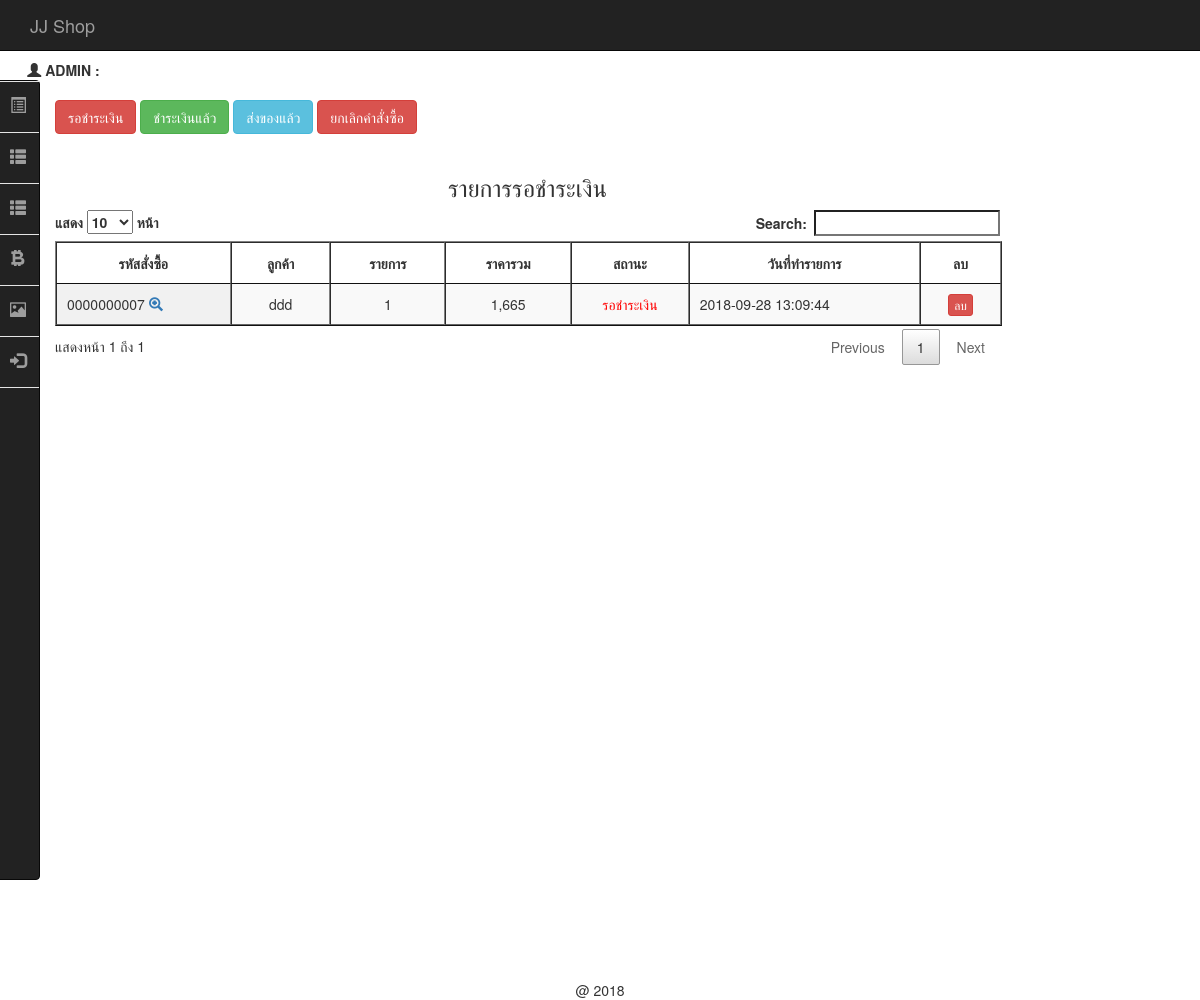
Before: /backend/index.php (signed in) with the older database file.
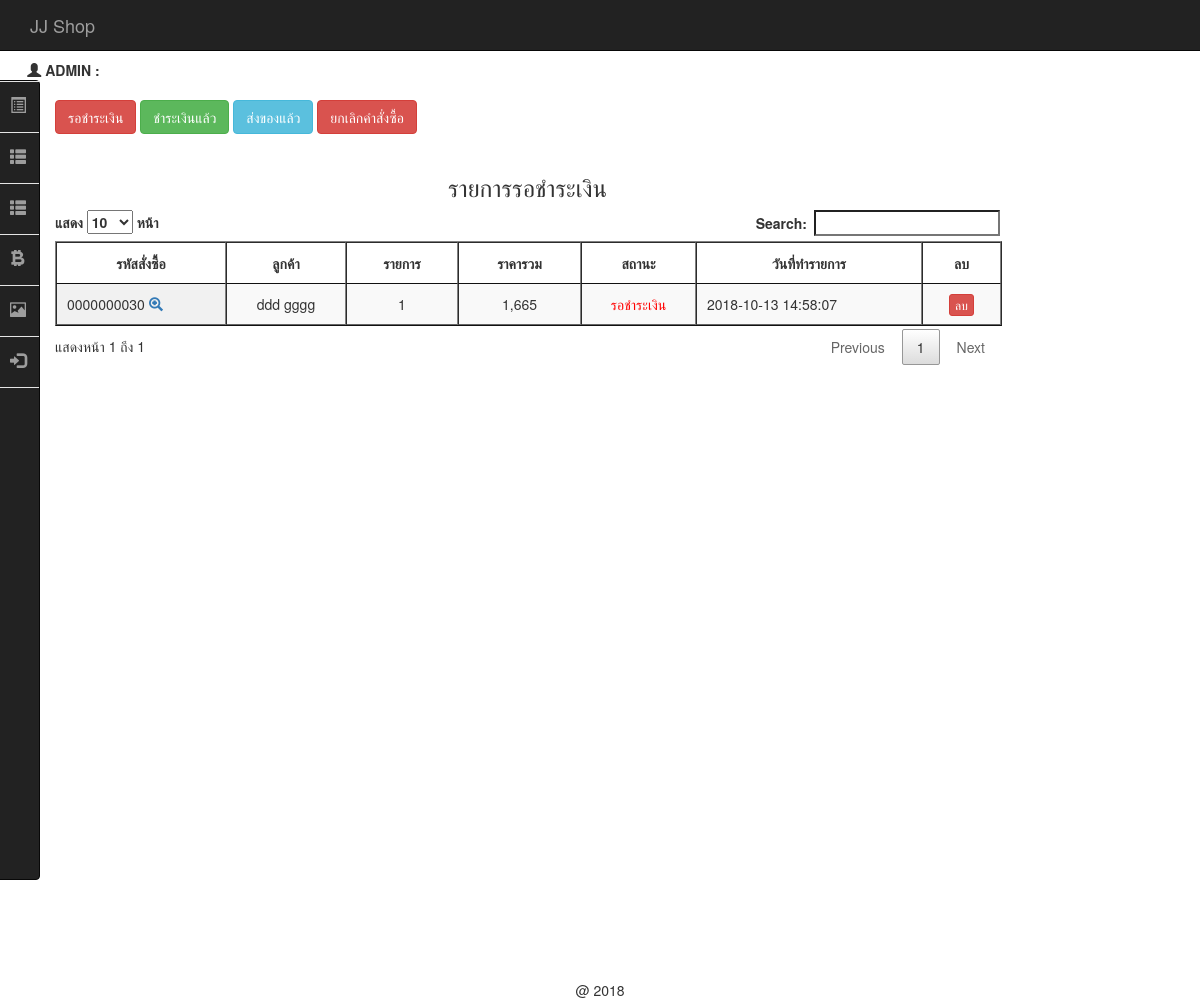
After: the same page with the newer database file.
### tables this page shows
CREATE TABLE `tbl_order` (
  `order_id` int(10) UNSIGNED ZEROFILL NOT NULL,
  `mem_id` int(11) NOT NULL,
  `name` varchar(100) NOT NULL,
  `address` varchar(500) NOT NULL,
  `email` varchar(100) NOT NULL,
  `phone` varchar(10) NOT NULL,
  `order_status` int(1) NOT NULL,
  `pay_slip` varchar(200) DEFAULT NULL,
  `b_name` varchar(100) DEFAULT NULL,
  `b_number` varchar(200) DEFAULT NULL,
  `pay_date` date DEFAULT NULL,
  `pay_amount` float(10,2) DEFAULT NULL,
  `postcode` varchar(30) DEFAULT NULL,
  `order_date` datetime NOT NULL
);

### backend/mm.php (called while the page is built, shortened)
<?php require_once('../Connections/condb.php'); ?>
<?php
if (!function_exists("GetSQLValueString")) {
function GetSQLValueString($theValue, $theType, $theDefinedValue = "", $theNotDefinedValue = "")
{
  $theValue = function_exists("mysql_real_escape_string") ? mysql_real_escape_string($theValue) : mysql_escape_string($theValue);
  switch ($theType) {
    case "text":
      $theValue = ($theValue != "") ? "'" . $theValue . "'" : "NULL";
      break;
    case "long":
    case "int":
      $theValue = ($theValue != "") ? intval($theValue) : "NULL";
      break;
  }
  return $theValue;
}
}
$colname_mm = "-1";
if (isset($_SESSION['MM_Username'])) {
  $colname_mm = $_SESSION['MM_Username'];
}
$query_mm = sprintf("SELECT * FROM tbl_admin WHERE admin_user = %s", GetSQLValueString($colname_mm, "text"));
$mm = mysql_query($query_mm, $condb) or die(mysql_error());
$row_mm = mysql_fetch_assoc($mm);
?>

### backend/show_new_cart.php (the view, shortened to what this page needs)
<?php require_once('../Connections/condb.php'); ?>
<?php
$query_mycart = sprintf("SELECT o.order_id as oid, o.mem_id, o.order_status, o.order_date, o.name , d.order_id , count(d.order_id) as coid , SUM(d.total) as ctotal FROM tbl_order as o, tbl_order_detail as d WHERE o.order_id = d.order_id AND o.order_status = 1 GROUP BY o.order_id ORDER BY o.order_id DESC " , GetSQLValueString($colname_mycart , "int"));
$mycart = mysql_query($query_mycart , $condb) or die(mysql_error());
$row_mycart = mysql_fetch_assoc($mycart);
$totalRows_mycart = mysql_num_rows($mycart);
?>
<h3 align="center">รายการรอชำระเงิน</h3>
<table id="example" class="display" cellspacing="0" border="1">
	<thead>
		<tr>
			<th>รหัสสั่งซื้อ</th>
			<th>ลูกค้า</th>
			<th>รายการ</th>
			<th>ราคารวม</th>
			<th>สถานะ</th>
			<th>วันที่ทำรายการ</th>
			<th> <center> ลบ </center></th>
		</tr>
	</thead>
	<?php if ($totalRows_mycart > 0) { ?>
		<?php do { ?>
			<tr>
				<td>
					<?php echo $row_mycart['oid'];?>
					<span id="hp">
						<a href="index.php?order_id=<?php echo $row_mycart['oid'];?>&act=show-order">
							<span class="glyphicon glyphicon-zoom-in"></span>
						</a>
					</span>
				</td>
				<td align="center" >
					<?php echo $row_mycart['name'];?>
				</td>
				<td align="center" >
					<?php echo $row_mycart['coid'];?>
				</td>
				<td align="center">
					<?php echo number_format($row_mycart['ctotal']);?>
				</td>
				<td align="center" >
					<font color="red">
						<?php $status = $row_mycart['order_status'];
						include('status.php');
						?>
					</font>
				</td>
				<td > <?php echo $row_mycart['order_date'];?></td>
				<td><center>
					<a href="del_order.php?order_id=<?php echo $row_mycart['oid'];?>" class="btn btn-danger btn-xs" onClick="return confirm('ยืนยันการลบ');">
					ลบ </a></center>
				</td>
				</tr>
			<?php } while ($row_mycart = mysql_fetch_assoc($mycart)); ?>
		</table>
		<?php
	}
	?>

### backend/index.php (shortened to what this page needs)
<!DOCTYPE html>
<html lang="en">
<head>
  <?php include('h.php');?>
  <?php include('datatable.php');?>
  <span id="hp">
    <?php include('menu.php');?>
  </span>
</head>
<body>
  <?php include('navbar.php');?>
  <div class="container">
  	<div class="row">
      <div class="col-md-10 " >
        <br />
        <a href="index.php" class="btn btn-danger" id="hp">รอชำระเงิน</a>
        <a href="index.php?act=show-payed" class="btn btn-success" id="hp">ชำระเงินแล้ว</a>
        <a href="index.php?act=show-post" class="btn btn-info" id="hp">ส่งของแล้ว</a>
        <a href="index.php?act=show-cancel" class="btn btn-danger" id="hp">ยกเลิกคำสั่งซื้อ</a>
        <br />
        <br />
        <?php
        $act = $_GET['act'];
        if ($act =='show-order') {
          include('detail_order_after_cartdone.php');
        }elseif ($act == 'show-payed'){
          include('show_cart_pay.php');
        }elseif ($act == 'show-post') {
          include('show_cart_post.php');
        }elseif ($act == 'show-cancel'){
          include('show_cancel_cart.php');
        }else{
          include('show_new_cart.php');
        }
        ?>
      </div>
    </div>
  </div>
</body>
</html>
<?php include('f.php');?>

### backend/h.php (shortened to what this page needs)
<link href="../css/bootstrap.min.css" rel="stylesheet">
<link href="../css/style.css" rel="stylesheet">

### backend/datatable.php (shortened to what this page needs)
<link rel="stylesheet" type="text/css" href="../dt/jquery.dataTables.min.css">

### backend/menu.php (shortened to what this page needs)
<br>
<br>
<br>
<?php include('mm.php');?>
&nbsp;&nbsp;&nbsp;&nbsp;&nbsp;&nbsp;&nbsp;<b class="glyphicon glyphicon-user"> </b>&nbsp;<b>ADMIN : <?php echo $row_mm['admin_name'];?></b>
<br>
<nav class="navbar navbar-inverse sidebar">
	<div class="collapse navbar-collapse" id="bs-sidebar-navbar-collapse-1">
		<ul class="nav navbar-nav">
			<li><a href="index.php" >รายการสั่งซื้อ<span style="font-size:16px;" class="pull-right hidden-xs showopacity glyphicon glyphicon glyphicon-list-alt"></span></a></li>
			<?php
			if ($row_mm['status'] == 'admin') { ?>
				<li><a href="list_product.php">จัดการสินค้า <span style="font-size:16px;" class="pull-right hidden-xs showopacity glyphicon glyphicon-th-list"></span></a></li>
				<li><a href="list_product_type.php">จัดการประเภทสินค้า <span style="font-size:16px;" class="pull-right hidden-xs showopacity glyphicon glyphicon-th-list"></span></a></li>
				<li><a href="list_admin.php" >จัดการผู้ดูแลระบบ <span style="font-size:16px;" class="pull-right hidden-xs showopacity glyphicon glyphicon glyphicon-user"></span></a></li>
				<li><a href="list_member.php">จัดการสมาชิค <span style="font-size:16px;" class="pull-right hidden-xs showopacity glyphicon glyphicon glyphicon-user"></span></a></li>
				<li><a href="list_bank.php">จัดการข้อมูลธนาคาร <span style="font-size:16px;" class="pull-right hidden-xs showopacity glyphicon glyphicon glyphicon-xbt"></span></a></li>
				<li><a href="carousel.php">แก้ไขรูปสไลด์ <span style="font-size:16px;" class="pull-right hidden-xs showopacity glyphicon glyphicon-picture"></span></a></li>
				<li><a href="../logout.php"><font style="color: #CD8373">ออกจากระบบ</font>  <span style="font-size:16px;" class="pull-right hidden-xs showopacity glyphicon glyphicon glyphicon-log-in"></span></a></li>
			<?php } else { ?>
				<li><a href="list_product.php">จัดการสินค้า <span style="font-size:16px;" class="pull-right hidden-xs showopacity glyphicon glyphicon-th-list"></span></a></li>
				<li><a href="list_product_type.php">จัดการประเภทสินค้า <span style="font-size:16px;" class="pull-right hidden-xs showopacity glyphicon glyphicon-th-list"></span></a></li>
				<li><a href="list_bank.php">จัดการข้อมูลธนาคาร <span style="font-size:16px;" class="pull-right hidden-xs showopacity glyphicon glyphicon glyphicon-xbt"></span></a></li>
				<li><a href="carousel.php">แก้ไขรูปสไลด์ <span style="font-size:16px;" class="pull-right hidden-xs showopacity glyphicon glyphicon-picture"></span></a></li>
				<li><a href="../logout.php" >ออกจากระบบ <span style="font-size:16px;" class="pull-right hidden-xs showopacity glyphicon glyphicon glyphicon-log-in"></span></a></li>
			<?php } ?>
		</ul>
	</div>
</nav>

### backend/navbar.php (shortened to what this page needs)
<nav class="navbar navbar-inverse navbar-fixed-top">
  <div class="container-fluid">
    <div class="navbar-header">
      <a class="navbar-brand" href="#">JJ Shop</a>
    </div>
  </div>
</nav>

### backend/status.php
<?php
if ($status == 1) {
	echo "<font color='red'>";
	echo "รอชำระเงิน";
	echo "</font>";
}elseif ($status == 2) {
	echo "<font color='green'>";
	echo "ชำระเงินแล้ว";
	echo "</font>";
}elseif ($status == 3) {
	echo "<font color='blue'>";
	echo "ส่งของแล้ว";
	echo "</font>";
}elseif ($status == 4) {
	echo "<font color='#862d2d'>";
	echo "ยกเลิกคำสั่งซื้อ";
	echo "</font>";
}
?>

### backend/f.php (shortened to what this page needs)
<p align="center" style="padding-top:100px">
@ 2018
</p>

### css/style.css (style rules this page uses)
th { text-align:center; }

### backend/menu.php (style rules this page uses)
body,html { height: 100%; }
nav.sidebar, .main { -webkit-transition: margin 200ms ease-out; -moz-transition: margin 200ms ease-out; -o-transition: margin 200ms ease-out; transition: margin 200ms ease-out; }
@media (min-width: 765px) { nav.sidebar.navbar.sidebar>.container .navbar-brand, .navbar>.container-fluid .navbar-brand { margin-left: 0px; } }
@media (min-width: 765px) { nav.sidebar a { padding-right: 13px; } }
@media (min-width: 765px) { nav.sidebar .navbar-nav > li:first-child { border-top: 1px #e5e5e5 solid; } }
@media (min-width: 765px) { nav.sidebar .navbar-nav > li { border-bottom: 1px #e5e5e5 solid; } }
@media (min-width: 765px) { nav.sidebar .navbar-collapse, nav.sidebar .container-fluid { padding: 0 0px 0 0px; } }
@media (min-width: 765px) { nav.sidebar { width: 200px; height: 100%; margin-left: -160px; float: left; margin-bottom: 0px; } }
@media (min-width: 765px) { nav.sidebar li { width: 100%; } }

Changed rows visible on the page:
removed tbl_order: order_id "0000000007", name "ddd", coid "1", ctotal "1,665", order_status "รอชำระเงิน", order_date "2018-09-28 13:09:44"
added tbl_order: order_id "0000000030", name "ddd gggg", coid "1", ctotal "1,665", order_status "รอชำระเงิน", order_date "2018-10-13 14:58:07"
